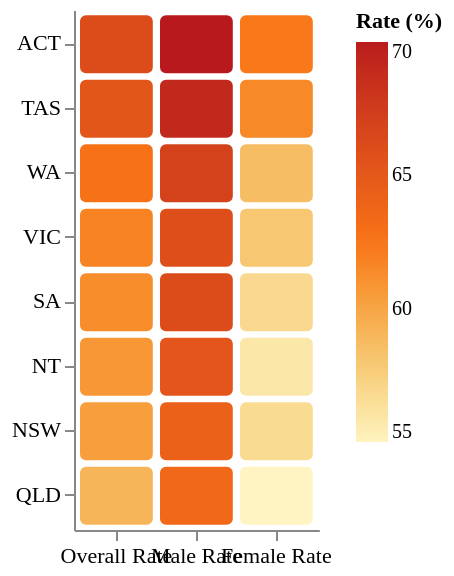

This figure's Vega-Lite source:
### Vega-Lite specification from a JSON file in a GitHub repository (floating-point values rounded to 4 significant figures)
{"$schema": "https://vega.github.io/schema/vega-lite/v5.json", "width": "container", "height": 260, "background": "transparent", "data": {"values": [{"state": "NSW", "measure": "Overall Rate", "value": 60.4}, {"state": "NSW", "measure": "Male Rate", "value": 64.2}, {"state": "NSW", "measure": "Female Rate", "value": 56.7}, {"state": "VIC", "measure": "Overall Rate", "value": 61.8}, {"state": "VIC", "measure": "Male Rate", "value": 65.9}, {"state": "VIC", "measure": "Female Rate", "value": 58.0}, {"state": "QLD", "measure": "Overall Rate", "value": 59.1}, {"state": "QLD", "measure": "Male Rate", "value": 63.5}, {"state": "QLD", "measure": "Female Rate", "value": 54.9}, {"state": "SA", "measure": "Overall Rate", "value": 61.3}, {"state": "SA", "measure": "Male Rate", "value": 66.1}, {"state": "SA", "measure": "Female Rate", "value": 56.8}, {"state": "WA", "measure": "Overall Rate", "value": 62.7}, {"state": "WA", "measure": "Male Rate", "value": 67.0}, {"state": "WA", "measure": "Female Rate", "value": 58.6}, {"state": "TAS", "measure": "Overall Rate", "value": 65.2}, {"state": "TAS", "measure": "Male Rate", "value": 69.1}, {"state": "TAS", "measure": "Female Rate", "value": 61.5}, {"state": "NT", "measure": "Overall Rate", "value": 60.8}, {"state": "NT", "measure": "Male Rate", "value": 65.3}, {"state": "NT", "measure": "Female Rate", "value": 55.9}, {"state": "ACT", "measure": "Overall Rate", "value": 66.1}, {"state": "ACT", "measure": "Male Rate", "value": 70.2}, {"state": "ACT", "measure": "Female Rate", "value": 62.3}]}, "mark": {"type": "rect", "cornerRadius": 4}, "encoding": {"x": {"field": "measure", "type": "ordinal", "sort": ["Overall Rate", "Male Rate", "Female Rate"], "scale": {"paddingInner": 0.04, "paddingOuter": 0.05}, "axis": {"title": null, "labelFont": "DM Sans", "labelFontSize": 11, "labelAngle": 0}}, "y": {"field": "state", "type": "ordinal", "sort": {"field": "value", "op": "mean", "order": "descending"}, "scale": {"paddingInner": 0.04, "paddingOuter": 0.05}, "axis": {"title": null, "labelFont": "DM Sans", "labelFontSize": 11}}, "color": {"field": "value", "type": "quantitative", "scale": {"domain": [55, 70], "range": ["#fff3bf", "#f97316", "#b91c1c"]}, "legend": {"title": "Rate (%)", "labelFont": "DM Sans", "titleFont": "DM Sans", "tickCount": 4, "values": [55, 60, 65, 70]}}, "tooltip": [{"field": "state", "title": "State"}, {"field": "measure", "title": "Measure"}, {"field": "value", "title": "Rate (%)", "format": ".1f"}], "opacity": {"condition": {"param": "cell_select", "value": 1}, "value": 0.4}}, "config": {"view": {"stroke": "transparent", "step": 40}, "font": "DM Sans", "rect": {"stroke": "white", "strokeWidth": 2}}, "params": [{"name": "cell_select", "select": {"type": "point"}}]}
